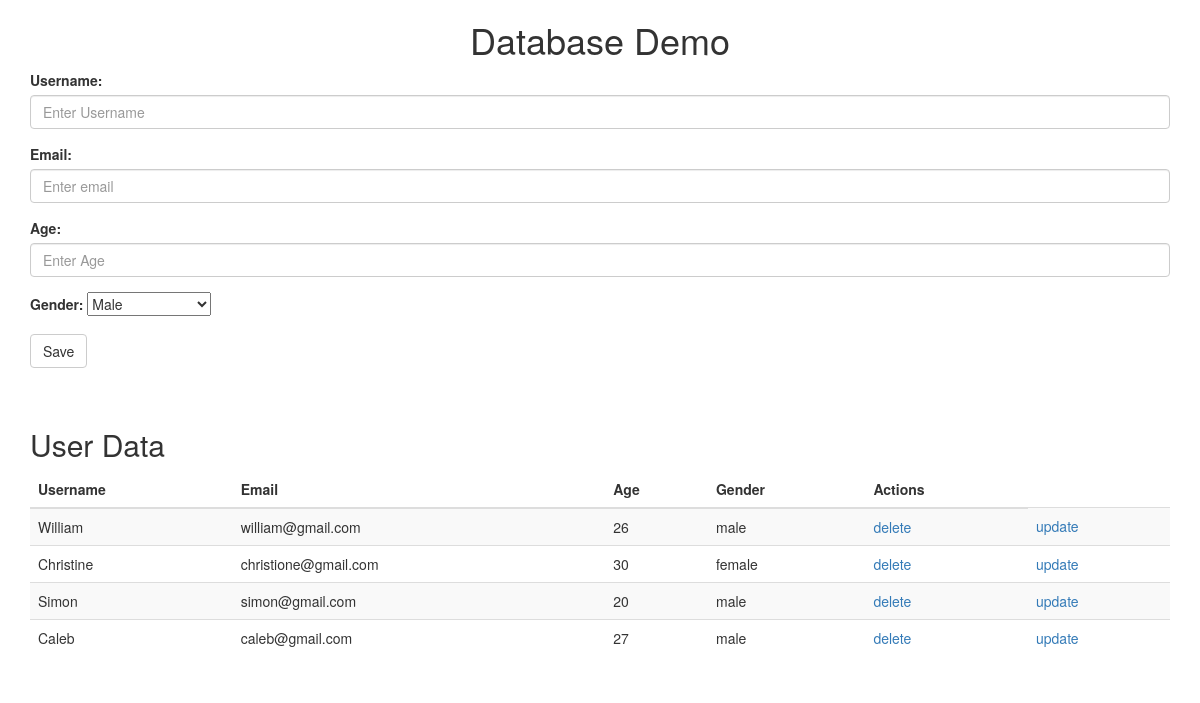
Before: / with the older database file.
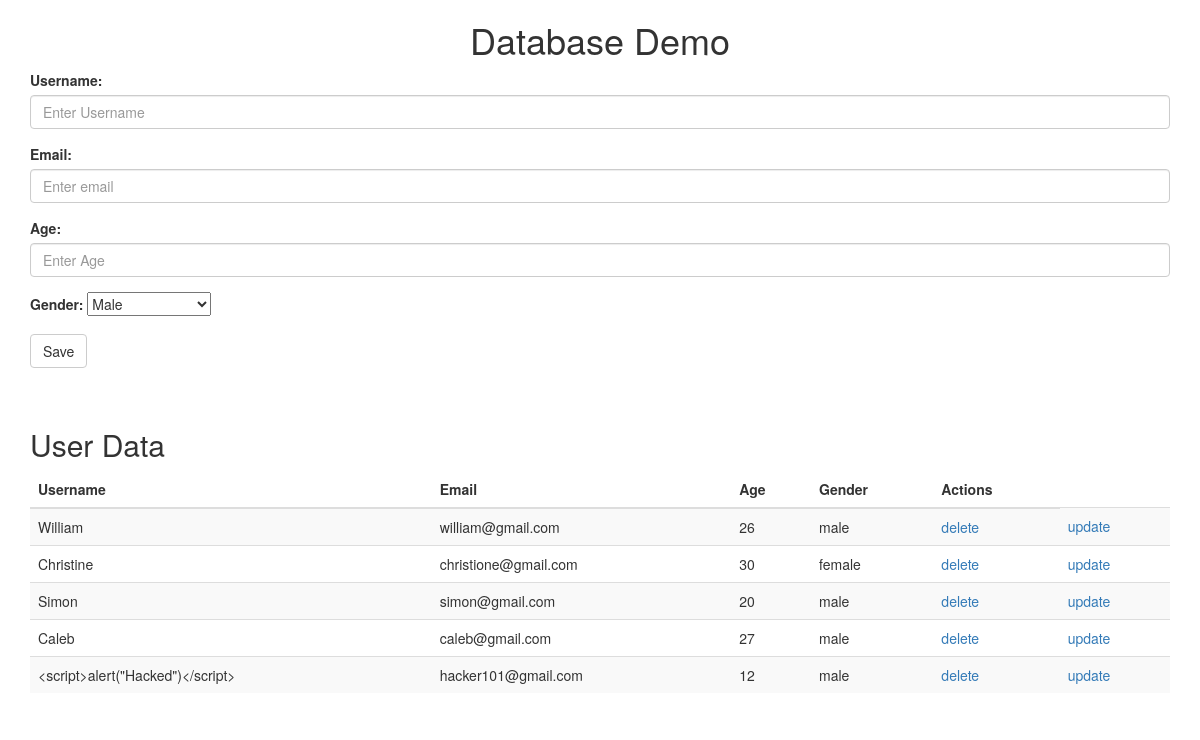
After: the same page with the newer database file.
### database_demo.py (models this page shows, shortened)
class User(db.Model):
    __tablename__ = 'user'
    id = db.Column(db.Integer(), primary_key = True)
    username = db.Column(db.String(50), nullable = False)
    email = db.Column(db.String(60), nullable = False, unique = True)
    age = db.Column(db.Integer(), nullable = False)
    gender = db.Column(db.String(50), nullable = False)

### database_demo.py (the view)
@app.route('/')
def index():
    users = User.query.all()
    context = {
        'users': users
    }
    return render_template('models.html', **context)

### templates/models.html (shortened to what this page needs)
<!DOCTYPE html>
<html lang="en">
<head>
    <link rel="stylesheet" href="https://maxcdn.bootstrapcdn.com/bootstrap/3.4.1/css/bootstrap.min.css">
</head>
<body>
    <center>
        <h1>Database Demo</h1>
    </center>
    <div class="container">
        <form action="{{url_for('create_user')}}" method="post">
              <div class="form-group">
                <label for="username">Username:</label>
                <input type="text" class="form-control" id="username" placeholder="Enter Username" name="username">
              </div>
                <div class="form-group">
                  <label for="email">Email:</label>
                  <input type="email" class="form-control" id="email" placeholder="Enter email" name="email">
                </div>
                <div class="form-group">
                    <label for="age">Age:</label>
                    <input type="text" class="form-control" id="age" placeholder="Enter Age" name="age">
                  </div>
                <div class="form-group">
                  <label for="gender">Gender:</label>
                  <select name="gender" id="">
                      <option value="male">Male</option>
                  </select>
                </div>
                <button type="submit" class="btn btn-default">Save</button>
        </form>
    </div>
    <br>
    <br>
    <div class="container">
        <h2>User Data</h2>
    <table class="table table-striped">
        <thead>
            <th>Username</th>
            <th>Email</th>
            <th>Age</th>
            <th>Gender</th>
            <th>Actions</th>
        </thead>
        <tbody>
            {% for user in users %}
            <tr>
                <td>{{user.username}}</td>
                <td>{{user.email}}</td>
                <td>{{user.age}}</td>
                <td>{{user.gender}}</td>
                <td><a href="/delete/{{user.id}}">delete</a></td>
                <td><a href="/update/{{user.id}}">update</a></td>
            </tr>
            {% endfor %}
        </tbody>
    </table>
    </div>
</body>
</html>

Changed rows visible on the page:
added User: username "<script>alert(\"Hacked\")</script>", email "hacker101@gmail.com", age "12", gender "male"
